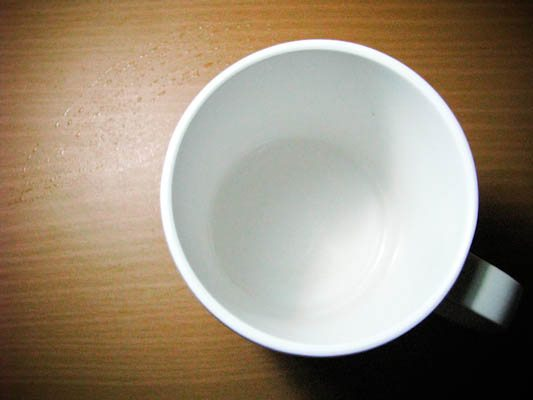
#> input picture 2/1.jpg, 533 x 400 px
$ jupyter execute 2.ipynb
#> lines starting #> are read from the running program, lines starting #| are printed output that depends on the picture
[cell 1]
import cv2
import numpy as np

img = cv2.imread('1.jpg',0)
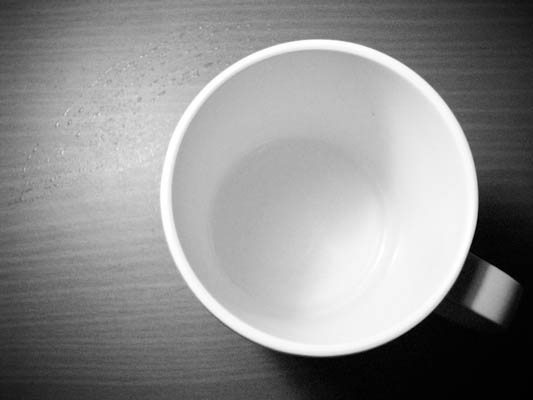
#> img: shape (400, 533); min 0, max 255, mean 141.9
img = cv2.medianBlur(img,5)
result = cv2.cvtColor(img,cv2.COLOR_GRAY2BGR)
circles = cv2.HoughCircles(img,cv2.HOUGH_GRADIENT,1,20, param1=50,param2=30,minRadius=0,maxRadius=0)
#> circles = 17 rows, first 8: [318.5, 198.5, 159.2], [335.5, 179.5, 169.7], [294.5, 216.5, 188.3], [323.5, 218.5, 171], [302.5, 183.5, 138.4], [339.5, 204.5, 170.7], [293.5, 238.5, 195.1], [338.5, 158.5, 188.4]
circles = np.uint16(np.around(circles))
#> circles = 17 rows, first 8: [318, 198, 159], [336, 180, 170], [294, 216, 188], [324, 218, 171], [302, 184, 138], [340, 204, 171], [294, 238, 195], [338, 158, 188]
for i in circles[0,:]:
    cv2.circle(result,(i[0],i[1]),i[2],(255,0,0),2)
    cv2.circle(result,(i[0],i[1]),2,(255,0,0),3)
#> this loop made 17 passes
#> i on passes 1 to 12: [318, 198, 159], [336, 180, 170], [294, 216, 188], [324, 218, 171], [302, 184, 138], [340, 204, 171], [294, 238, 195], [338, 158, 188], [344, 224, 124], [284, 198, 124], [280, 172, 113], [274, 216, 109]
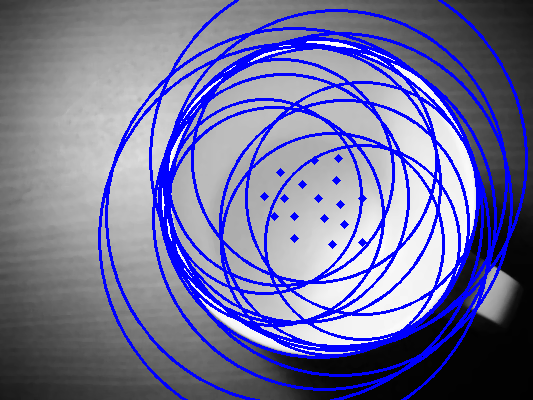
#> result: shape (400, 533, 3); mean B, G, R 156.8, 113.6, 113.6

cv2.imshow('Circles',result)
cv2.imwrite("result.jpg", result)
cv2.waitKey(0)
cv2.destroyAllWindows()
